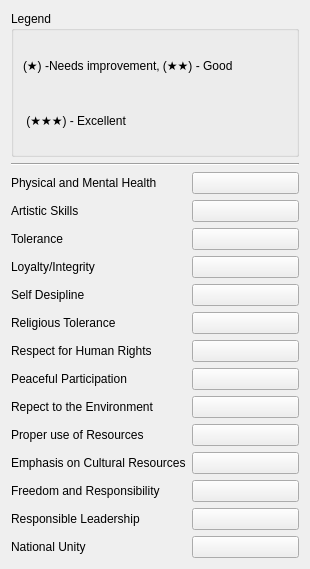
                  <widget class="QWidget" name="scrollAreaWidgetContents_4">
                   <property name="geometry">
                    <rect>
                     <x>0</x>
                     <y>0</y>
                     <width>310</width>
                     <height>569</height>
                    </rect>
                   </property>
                   <layout class="QVBoxLayout" name="verticalLayout_11">
                    <item>
                     <widget class="QGroupBox" name="groupBox_20">
                      <property name="title">
                       <string>Legend</string>
                      </property>
                      <layout class="QVBoxLayout" name="verticalLayout_14">
                       <item>
                        <widget class="QLabel" name="label_132">
                         <property name="text">
                          <string>(★) -Needs improvement, (★★) - Good</string>
                         </property>
                        </widget>
                       </item>
                       <item>
                        <widget class="QLabel" name="label_133">
                         <property name="text">
                          <string> (★★★) - Excellent</string>
                         </property>
                        </widget>
                       </item>
                      </layout>
                     </widget>
                    </item>
                    <item>
                     <widget class="Line" name="line_2">
                      <property name="orientation">
                       <enum>Qt::Horizontal</enum>
                      </property>
                     </widget>
                    </item>
                    <item>
                     <layout class="QGridLayout" name="gridLayout_36">
                      <property name="sizeConstraint">
                       <enum>QLayout::SetDefaultConstraint</enum>
                      </property>
                      <item row="3" column="0">
                       <widget class="QLabel" name="label_60">
                        <property name="sizePolicy">
                         <sizepolicy hsizetype="Maximum" vsizetype="Preferred">
                          <horstretch>0</horstretch>
                          <verstretch>0</verstretch>
                         </sizepolicy>
                        </property>
                        <property name="text">
                         <string>Loyalty/Integrity</string>
                        </property>
                       </widget>
                      </item>
                      <item row="6" column="0">
                       <widget class="QLabel" name="label_53">
                        <property name="sizePolicy">
                         <sizepolicy hsizetype="Maximum" vsizetype="Preferred">
                          <horstretch>0</horstretch>
                          <verstretch>0</verstretch>
                         </sizepolicy>
                        </property>
                        <property name="text">
                         <string>Respect for Human Rights</string>
                        </property>
                       </widget>
                      </item>
                      <item row="11" column="0">
                       <widget class="QLabel" name="label_58">
                        <property name="text">
                         <string>Freedom and Responsibility</string>
                        </property>
                       </widget>
                      </item>
                      <item row="7" column="0">
                       <widget class="QLabel" name="label_54">
                        <property name="sizePolicy">
                         <sizepolicy hsizetype="Maximum" vsizetype="Preferred">
                          <horstretch>0</horstretch>
                          <verstretch>0</verstretch>
                         </sizepolicy>
                        </property>
                        <property name="text">
                         <string>Peaceful Participation</string>
                        </property>
                       </widget>
                      </item>
                      <item row="0" column="0">
                       <widget class="QLabel" name="label_49">
                        <property name="sizePolicy">
                         <sizepolicy hsizetype="Maximum" vsizetype="Preferred">
                          <horstretch>0</horstretch>
                          <verstretch>0</verstretch>
                         </sizepolicy>
                        </property>
                        <property name="text">
                         <string>Physical and Mental Health</string>
                        </property>
                       </widget>
                      </item>
                      <item row="2" column="0">
                       <widget class="QLabel" name="label_50">
                        <property name="sizePolicy">
                         <sizepolicy hsizetype="Maximum" vsizetype="Preferred">
                          <horstretch>0</horstretch>
                          <verstretch>0</verstretch>
                         </sizepolicy>
                        </property>
                        <property name="text">
                         <string>Tolerance</string>
                        </property>
                       </widget>
                      </item>
                      <item row="8" column="0">
                       <widget class="QLabel" name="label_55">
                        <property name="text">
                         <string>Repect to the Environment</string>
                        </property>
                       </widget>
                      </item>
                      <item row="9" column="0">
                       <widget class="QLabel" name="label_56">
                        <property name="text">
                         <string>Proper use of Resources</string>
                        </property>
                       </widget>
                      </item>
                      <item row="10" column="0">
                       <widget class="QLabel" name="label_57">
                        <property name="sizePolicy">
                         <sizepolicy hsizetype="Fixed" vsizetype="Preferred">
                          <horstretch>0</horstretch>
                          <verstretch>0</verstretch>
                         </sizepolicy>
                        </property>
                        <property name="text">
                         <string>Emphasis on Cultural Resources</string>
                        </property>
                       </widget>
                      </item>
                      <item row="13" column="0">
                       <widget class="QLabel" name="label_96">
                        <property name="text">
                         <string>National Unity</string>
                        </property>
                       </widget>
                      </item>
                      <item row="1" column="0">
                       <widget class="QLabel" name="label_95">
                        <property name="sizePolicy">
                         <sizepolicy hsizetype="Maximum" vsizetype="Preferred">
                          <horstretch>0</horstretch>
                          <verstretch>0</verstretch>
                         </sizepolicy>
                        </property>
                        <property name="text">
                         <string>Artistic Skills</string>
                        </property>
                       </widget>
                      </item>
                      <item row="12" column="0">
                       <widget class="QLabel" name="label_59">
                        <property name="text">
                         <string>Responsible Leadership</string>
                        </property>
                       </widget>
                      </item>
                      <item row="5" column="0">
                       <widget class="QLabel" name="label_52">
                        <property name="sizePolicy">
                         <sizepolicy hsizetype="Maximum" vsizetype="Preferred">
                          <horstretch>0</horstretch>
                          <verstretch>0</verstretch>
                         </sizepolicy>
                        </property>
                        <property name="text">
                         <string>Religious Tolerance</string>
                        </property>
                       </widget>
                      </item>
                      <item row="4" column="0">
                       <widget class="QLabel" name="label_51">
                        <property name="sizePolicy">
                         <sizepolicy hsizetype="Maximum" vsizetype="Preferred">
                          <horstretch>0</horstretch>
                          <verstretch>0</verstretch>
                         </sizepolicy>
                        </property>
                        <property name="text">
                         <string>Self Desipline</string>
                        </property>
                       </widget>
                      </item>
                      <item row="0" column="1">
                       <widget class="QPushButton" name="pb_star_pm_gr_1">
                        <property name="sizePolicy">
                         <sizepolicy hsizetype="Expanding" vsizetype="Fixed">
                          <horstretch>0</horstretch>
                          <verstretch>0</verstretch>
                         </sizepolicy>
                        </property>
                        <property name="toolTip">
                         <string>Click to rate</string>
                        </property>
                        <property name="text">
                         <string/>
                        </property>
                       </widget>
                      </item>
                      <item row="7" column="1">
                       <widget class="QPushButton" name="pb_star_pp_gr_1">
                        <property name="sizePolicy">
                         <sizepolicy hsizetype="Expanding" vsizetype="Fixed">
                          <horstretch>0</horstretch>
                          <verstretch>0</verstretch>
                         </sizepolicy>
                        </property>
                        <property name="toolTip">
                         <string>Click to rate</string>
                        </property>
                        <property name="text">
                         <string/>
                        </property>
                       </widget>
                      </item>
                      <item row="2" column="1">
                       <widget class="QPushButton" name="pb_star_to_gr_1">
                        <property name="sizePolicy">
                         <sizepolicy hsizetype="Expanding" vsizetype="Fixed">
                          <horstretch>0</horstretch>
                          <verstretch>0</verstretch>
                         </sizepolicy>
                        </property>
                        <property name="toolTip">
                         <string>Click to rate</string>
                        </property>
                        <property name="text">
                         <string/>
                        </property>
                       </widget>
                      </item>
                      <item row="5" column="1">
                       <widget class="QPushButton" name="pb_star_rt_gr_1">
                        <property name="sizePolicy">
                         <sizepolicy hsizetype="Expanding" vsizetype="Fixed">
                          <horstretch>0</horstretch>
                          <verstretch>0</verstretch>
                         </sizepolicy>
                        </property>
                        <property name="toolTip">
                         <string>Click to rate</string>
                        </property>
                        <property name="text">
                         <string/>
                        </property>
                       </widget>
                      </item>
                      <item row="1" column="1">
                       <widget class="QPushButton" name="pb_star_as_gr_1">
                        <property name="sizePolicy">
                         <sizepolicy hsizetype="Expanding" vsizetype="Fixed">
                          <horstretch>0</horstretch>
                          <verstretch>0</verstretch>
                         </sizepolicy>
                        </property>
                        <property name="toolTip">
                         <string>Click to rate</string>
                        </property>
                        <property name="text">
                         <string/>
                        </property>
                       </widget>
                      </item>
                      <item row="12" column="1">
                       <widget class="QPushButton" name="pb_star_rl_gr_1">
                        <property name="sizePolicy">
                         <sizepolicy hsizetype="Expanding" vsizetype="Fixed">
                          <horstretch>0</horstretch>
                          <verstretch>0</verstretch>
                         </sizepolicy>
                        </property>
                        <property name="toolTip">
                         <string>Click to rate</string>
                        </property>
                        <property name="text">
                         <string/>
                        </property>
                       </widget>
                      </item>
                      <item row="3" column="1">
                       <widget class="QPushButton" name="pb_star_li_gr_1">
                        <property name="sizePolicy">
                         <sizepolicy hsizetype="Expanding" vsizetype="Fixed">
                          <horstretch>0</horstretch>
                          <verstretch>0</verstretch>
                         </sizepolicy>
                        </property>
                        <property name="toolTip">
                         <string>Click to rate</string>
                        </property>
                        <property name="text">
                         <string/>
                        </property>
                       </widget>
                      </item>
                      <item row="11" column="1">
                       <widget class="QPushButton" name="pb_star_fr_gr_1">
                        <property name="sizePolicy">
                         <sizepolicy hsizetype="Expanding" vsizetype="Fixed">
                          <horstretch>0</horstretch>
                          <verstretch>0</verstretch>
                         </sizepolicy>
                        </property>
                        <property name="toolTip">
                         <string>Click to rate</string>
                        </property>
                        <property name="text">
                         <string/>
                        </property>
                       </widget>
                      </item>
                      <item row="8" column="1">
                       <widget class="QPushButton" name="pb_star_re_gr_1">
                        <property name="sizePolicy">
                         <sizepolicy hsizetype="Expanding" vsizetype="Fixed">
                          <horstretch>0</horstretch>
                          <verstretch>0</verstretch>
                         </sizepolicy>
                        </property>
                        <property name="toolTip">
                         <string>Click to rate</string>
                        </property>
                        <property name="text">
                         <string/>
                        </property>
                       </widget>
                      </item>
                      <item row="4" column="1">
                       <widget class="QPushButton" name="pb_star_sd_gr_1">
                        <property name="sizePolicy">
                         <sizepolicy hsizetype="Expanding" vsizetype="Fixed">
                          <horstretch>0</horstretch>
                          <verstretch>0</verstretch>
                         </sizepolicy>
                        </property>
                        <property name="toolTip">
                         <string>Click to rate</string>
                        </property>
                        <property name="text">
                         <string/>
                        </property>
                       </widget>
                      </item>
                      <item row="13" column="1">
                       <widget class="QPushButton" name="pb_star_nu_gr_1">
                        <property name="sizePolicy">
                         <sizepolicy hsizetype="Expanding" vsizetype="Fixed">
                          <horstretch>0</horstretch>
                          <verstretch>0</verstretch>
                         </sizepolicy>
                        </property>
                        <property name="toolTip">
                         <string>Click to rate</string>
                        </property>
                        <property name="text">
                         <string/>
                        </property>
                       </widget>
                      </item>
                      <item row="6" column="1">
                       <widget class="QPushButton" name="pb_star_rhr_gr_1">
                        <property name="sizePolicy">
                         <sizepolicy hsizetype="Expanding" vsizetype="Fixed">
                          <horstretch>0</horstretch>
                          <verstretch>0</verstretch>
                         </sizepolicy>
                        </property>
                        <property name="toolTip">
                         <string>Click to rate</string>
                        </property>
                        <property name="text">
                         <string/>
                        </property>
                       </widget>
                      </item>
                      <item row="10" column="1">
                       <widget class="QPushButton" name="pb_star_ecr_gr_1">
                        <property name="sizePolicy">
                         <sizepolicy hsizetype="Expanding" vsizetype="Fixed">
                          <horstretch>0</horstretch>
                          <verstretch>0</verstretch>
                         </sizepolicy>
                        </property>
                        <property name="toolTip">
                         <string>Click to rate</string>
                        </property>
                        <property name="text">
                         <string/>
                        </property>
                       </widget>
                      </item>
                      <item row="9" column="1">
                       <widget class="QPushButton" name="pb_star_pr_gr_1">
                        <property name="sizePolicy">
                         <sizepolicy hsizetype="Expanding" vsizetype="Fixed">
                          <horstretch>0</horstretch>
                          <verstretch>0</verstretch>
                         </sizepolicy>
                        </property>
                        <property name="toolTip">
                         <string>Click to rate</string>
                        </property>
                        <property name="text">
                         <string/>
                        </property>
                       </widget>
                      </item>
                     </layout>
                    </item>
                   </layout>
                  </widget>
